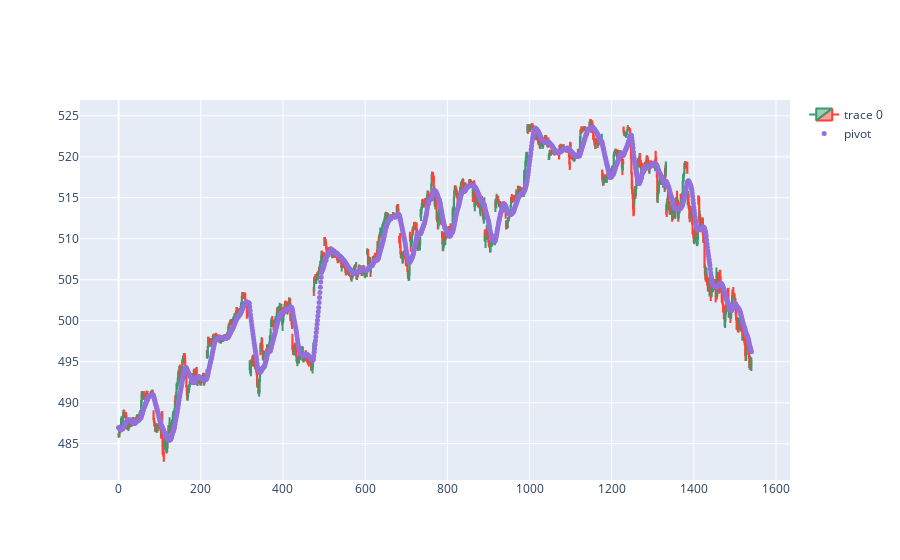

The notebook cell this image was saved under:
### Code cell
import plotly.graph_objects as go

dfpl = data[:]
fig = go.Figure(data=[go.Candlestick(x=dfpl.index,
                open=dfpl['Open'],
                high=dfpl['High'],
                low=dfpl['Low'],
                close=dfpl['Close'])])

fig.add_scatter(x=dfpl.index, y=dfpl['SMA'], mode="markers",
                marker=dict(size=5, color="MediumPurple"),
                name="pivot")
fig.update_layout(xaxis_rangeslider_visible=False)
fig.show()

### Figure 1 — Plotly figure (JSON) as saved in the notebook; plotly's stock layout.template omitted (floating-point values rounded to 4 significant figures; data arrays with more than 128 entries replaced by an {"elided": "..."} marker saying what was removed)
{"data": [{"close": {"elided": "1541 float values"}, "high": {"elided": "1541 float values"}, "low": {"elided": "1541 float values"}, "open": {"elided": "1541 float values"}, "type": "candlestick", "x": {"elided": "1541 int values"}}, {"marker": {"color": "MediumPurple", "size": 5}, "mode": "markers", "name": "pivot", "type": "scatter", "x": {"elided": "1541 int values"}, "y": {"elided": "1541 float values"}}], "layout": {"xaxis": {"rangeslider": {"visible": false}}}}
